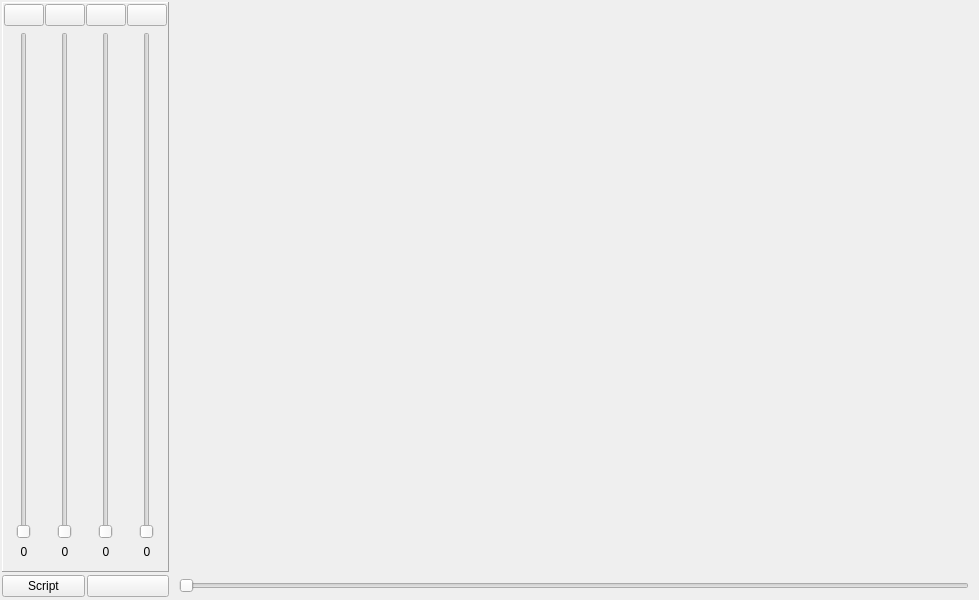
<?xml version="1.0" encoding="UTF-8"?>
<ui version="4.0">
 <class>main_window</class>
 <widget class="QMainWindow" name="main_window">
  <property name="geometry">
   <rect>
    <x>0</x>
    <y>0</y>
    <width>979</width>
    <height>600</height>
   </rect>
  </property>
  <property name="windowTitle">
   <string>Video filter scripter</string>
  </property>
  <widget class="QWidget" name="centralwidget">
   <layout class="QGridLayout" name="gridLayout_2">
    <property name="leftMargin">
     <number>2</number>
    </property>
    <property name="topMargin">
     <number>2</number>
    </property>
    <property name="rightMargin">
     <number>2</number>
    </property>
    <property name="bottomMargin">
     <number>2</number>
    </property>
    <property name="spacing">
     <number>2</number>
    </property>
    <item row="0" column="0">
     <widget class="QFrame" name="frm_adjustments">
      <property name="frameShape">
       <enum>QFrame::Panel</enum>
      </property>
      <property name="frameShadow">
       <enum>QFrame::Raised</enum>
      </property>
      <layout class="QGridLayout" name="gridLayout">
       <property name="leftMargin">
        <number>1</number>
       </property>
       <property name="topMargin">
        <number>1</number>
       </property>
       <property name="rightMargin">
        <number>1</number>
       </property>
       <property name="bottomMargin">
        <number>12</number>
       </property>
       <property name="horizontalSpacing">
        <number>1</number>
       </property>
       <property name="verticalSpacing">
        <number>6</number>
       </property>
       <item row="0" column="0">
        <widget class="QPushButton" name="b_brightness">
         <property name="sizePolicy">
          <sizepolicy hsizetype="Preferred" vsizetype="Fixed">
           <horstretch>0</horstretch>
           <verstretch>0</verstretch>
          </sizepolicy>
         </property>
         <property name="maximumSize">
          <size>
           <width>44</width>
           <height>16777215</height>
          </size>
         </property>
         <property name="toolTip">
          <string>Brightness - click to reset to the default</string>
         </property>
        </widget>
       </item>
       <item row="0" column="1">
        <widget class="QPushButton" name="b_contrast">
         <property name="sizePolicy">
          <sizepolicy hsizetype="Preferred" vsizetype="Fixed">
           <horstretch>0</horstretch>
           <verstretch>0</verstretch>
          </sizepolicy>
         </property>
         <property name="maximumSize">
          <size>
           <width>44</width>
           <height>16777215</height>
          </size>
         </property>
         <property name="toolTip">
          <string>Contrast - click to reset to the default</string>
         </property>
        </widget>
       </item>
       <item row="0" column="2">
        <widget class="QPushButton" name="b_saturation">
         <property name="sizePolicy">
          <sizepolicy hsizetype="Preferred" vsizetype="Fixed">
           <horstretch>0</horstretch>
           <verstretch>0</verstretch>
          </sizepolicy>
         </property>
         <property name="maximumSize">
          <size>
           <width>44</width>
           <height>16777215</height>
          </size>
         </property>
         <property name="toolTip">
          <string>Saturation - click to reset to the default</string>
         </property>
        </widget>
       </item>
       <item row="0" column="3">
        <widget class="QPushButton" name="b_gamma">
         <property name="sizePolicy">
          <sizepolicy hsizetype="Preferred" vsizetype="Fixed">
           <horstretch>0</horstretch>
           <verstretch>0</verstretch>
          </sizepolicy>
         </property>
         <property name="maximumSize">
          <size>
           <width>44</width>
           <height>16777215</height>
          </size>
         </property>
         <property name="toolTip">
          <string>Gamma - click to reset to the default</string>
         </property>
        </widget>
       </item>
       <item row="1" column="0">
        <widget class="QSlider" name="sld_brightness">
         <property name="sizePolicy">
          <sizepolicy hsizetype="Minimum" vsizetype="Expanding">
           <horstretch>0</horstretch>
           <verstretch>100</verstretch>
          </sizepolicy>
         </property>
         <property name="orientation">
          <enum>Qt::Vertical</enum>
         </property>
        </widget>
       </item>
       <item row="1" column="1">
        <widget class="QSlider" name="sld_contrast">
         <property name="sizePolicy">
          <sizepolicy hsizetype="Minimum" vsizetype="Expanding">
           <horstretch>0</horstretch>
           <verstretch>100</verstretch>
          </sizepolicy>
         </property>
         <property name="orientation">
          <enum>Qt::Vertical</enum>
         </property>
        </widget>
       </item>
       <item row="1" column="2">
        <widget class="QSlider" name="sld_saturation">
         <property name="sizePolicy">
          <sizepolicy hsizetype="Minimum" vsizetype="Expanding">
           <horstretch>0</horstretch>
           <verstretch>100</verstretch>
          </sizepolicy>
         </property>
         <property name="orientation">
          <enum>Qt::Vertical</enum>
         </property>
        </widget>
       </item>
       <item row="1" column="3">
        <widget class="QSlider" name="sld_gamma">
         <property name="sizePolicy">
          <sizepolicy hsizetype="Minimum" vsizetype="Expanding">
           <horstretch>0</horstretch>
           <verstretch>100</verstretch>
          </sizepolicy>
         </property>
         <property name="orientation">
          <enum>Qt::Vertical</enum>
         </property>
        </widget>
       </item>
       <item row="2" column="0">
        <widget class="QLabel" name="l_brightness">
         <property name="sizePolicy">
          <sizepolicy hsizetype="Minimum" vsizetype="Preferred">
           <horstretch>0</horstretch>
           <verstretch>0</verstretch>
          </sizepolicy>
         </property>
         <property name="palette">
          <palette>
           <active>
            <colorrole role="Base">
             <brush brushstyle="SolidPattern">
              <color alpha="255">
               <red>255</red>
               <green>255</green>
               <blue>255</blue>
              </color>
             </brush>
            </colorrole>
            <colorrole role="Window">
             <brush brushstyle="SolidPattern">
              <color alpha="255">
               <red>255</red>
               <green>255</green>
               <blue>255</blue>
              </color>
             </brush>
            </colorrole>
           </active>
           <inactive>
            <colorrole role="Base">
             <brush brushstyle="SolidPattern">
              <color alpha="255">
               <red>255</red>
               <green>255</green>
               <blue>255</blue>
              </color>
             </brush>
            </colorrole>
            <colorrole role="Window">
             <brush brushstyle="SolidPattern">
              <color alpha="255">
               <red>255</red>
               <green>255</green>
               <blue>255</blue>
              </color>
             </brush>
            </colorrole>
           </inactive>
           <disabled>
            <colorrole role="Base">
             <brush brushstyle="SolidPattern">
              <color alpha="255">
               <red>255</red>
               <green>255</green>
               <blue>255</blue>
              </color>
             </brush>
            </colorrole>
            <colorrole role="Window">
             <brush brushstyle="SolidPattern">
              <color alpha="255">
               <red>255</red>
               <green>255</green>
               <blue>255</blue>
              </color>
             </brush>
            </colorrole>
           </disabled>
          </palette>
         </property>
         <property name="text">
          <string>0</string>
         </property>
         <property name="alignment">
          <set>Qt::AlignCenter</set>
         </property>
        </widget>
       </item>
       <item row="2" column="1">
        <widget class="QLabel" name="l_contrast">
         <property name="sizePolicy">
          <sizepolicy hsizetype="Minimum" vsizetype="Preferred">
           <horstretch>0</horstretch>
           <verstretch>0</verstretch>
          </sizepolicy>
         </property>
         <property name="palette">
          <palette>
           <active>
            <colorrole role="Base">
             <brush brushstyle="SolidPattern">
              <color alpha="255">
               <red>255</red>
               <green>255</green>
               <blue>255</blue>
              </color>
             </brush>
            </colorrole>
            <colorrole role="Window">
             <brush brushstyle="SolidPattern">
              <color alpha="255">
               <red>255</red>
               <green>255</green>
               <blue>255</blue>
              </color>
             </brush>
            </colorrole>
           </active>
           <inactive>
            <colorrole role="Base">
             <brush brushstyle="SolidPattern">
              <color alpha="255">
               <red>255</red>
               <green>255</green>
               <blue>255</blue>
              </color>
             </brush>
            </colorrole>
            <colorrole role="Window">
             <brush brushstyle="SolidPattern">
              <color alpha="255">
               <red>255</red>
               <green>255</green>
               <blue>255</blue>
              </color>
             </brush>
            </colorrole>
           </inactive>
           <disabled>
            <colorrole role="Base">
             <brush brushstyle="SolidPattern">
              <color alpha="255">
               <red>255</red>
               <green>255</green>
               <blue>255</blue>
              </color>
             </brush>
            </colorrole>
            <colorrole role="Window">
             <brush brushstyle="SolidPattern">
              <color alpha="255">
               <red>255</red>
               <green>255</green>
               <blue>255</blue>
              </color>
             </brush>
            </colorrole>
           </disabled>
          </palette>
         </property>
         <property name="text">
          <string>0</string>
         </property>
         <property name="alignment">
          <set>Qt::AlignCenter</set>
         </property>
        </widget>
       </item>
       <item row="2" column="2">
        <widget class="QLabel" name="l_saturation">
         <property name="sizePolicy">
          <sizepolicy hsizetype="Minimum" vsizetype="Preferred">
           <horstretch>0</horstretch>
           <verstretch>0</verstretch>
          </sizepolicy>
         </property>
         <property name="palette">
          <palette>
           <active>
            <colorrole role="Base">
             <brush brushstyle="SolidPattern">
              <color alpha="255">
               <red>255</red>
               <green>255</green>
               <blue>255</blue>
              </color>
             </brush>
            </colorrole>
            <colorrole role="Window">
             <brush brushstyle="SolidPattern">
              <color alpha="255">
               <red>255</red>
               <green>255</green>
               <blue>255</blue>
              </color>
             </brush>
            </colorrole>
           </active>
           <inactive>
            <colorrole role="Base">
             <brush brushstyle="SolidPattern">
              <color alpha="255">
               <red>255</red>
               <green>255</green>
               <blue>255</blue>
              </color>
             </brush>
            </colorrole>
            <colorrole role="Window">
             <brush brushstyle="SolidPattern">
              <color alpha="255">
               <red>255</red>
               <green>255</green>
               <blue>255</blue>
              </color>
             </brush>
            </colorrole>
           </inactive>
           <disabled>
            <colorrole role="Base">
             <brush brushstyle="SolidPattern">
              <color alpha="255">
               <red>255</red>
               <green>255</green>
               <blue>255</blue>
              </color>
             </brush>
            </colorrole>
            <colorrole role="Window">
             <brush brushstyle="SolidPattern">
              <color alpha="255">
               <red>255</red>
               <green>255</green>
               <blue>255</blue>
              </color>
             </brush>
            </colorrole>
           </disabled>
          </palette>
         </property>
         <property name="text">
          <string>0</string>
         </property>
         <property name="alignment">
          <set>Qt::AlignCenter</set>
         </property>
        </widget>
       </item>
       <item row="2" column="3">
        <widget class="QLabel" name="l_gamma">
         <property name="sizePolicy">
          <sizepolicy hsizetype="Minimum" vsizetype="Preferred">
           <horstretch>0</horstretch>
           <verstretch>0</verstretch>
          </sizepolicy>
         </property>
         <property name="palette">
          <palette>
           <active>
            <colorrole role="Base">
             <brush brushstyle="SolidPattern">
              <color alpha="255">
               <red>255</red>
               <green>255</green>
               <blue>255</blue>
              </color>
             </brush>
            </colorrole>
            <colorrole role="Window">
             <brush brushstyle="SolidPattern">
              <color alpha="255">
               <red>255</red>
               <green>255</green>
               <blue>255</blue>
              </color>
             </brush>
            </colorrole>
           </active>
           <inactive>
            <colorrole role="Base">
             <brush brushstyle="SolidPattern">
              <color alpha="255">
               <red>255</red>
               <green>255</green>
               <blue>255</blue>
              </color>
             </brush>
            </colorrole>
            <colorrole role="Window">
             <brush brushstyle="SolidPattern">
              <color alpha="255">
               <red>255</red>
               <green>255</green>
               <blue>255</blue>
              </color>
             </brush>
            </colorrole>
           </inactive>
           <disabled>
            <colorrole role="Base">
             <brush brushstyle="SolidPattern">
              <color alpha="255">
               <red>255</red>
               <green>255</green>
               <blue>255</blue>
              </color>
             </brush>
            </colorrole>
            <colorrole role="Window">
             <brush brushstyle="SolidPattern">
              <color alpha="255">
               <red>255</red>
               <green>255</green>
               <blue>255</blue>
              </color>
             </brush>
            </colorrole>
           </disabled>
          </palette>
         </property>
         <property name="text">
          <string>0</string>
         </property>
         <property name="alignment">
          <set>Qt::AlignCenter</set>
         </property>
        </widget>
       </item>
      </layout>
     </widget>
    </item>
    <item row="0" column="1">
     <widget class="QFrame" name="frm_video">
      <property name="sizePolicy">
       <sizepolicy hsizetype="Preferred" vsizetype="Preferred">
        <horstretch>100</horstretch>
        <verstretch>100</verstretch>
       </sizepolicy>
      </property>
      <property name="frameShape">
       <enum>QFrame::NoFrame</enum>
      </property>
     </widget>
    </item>
    <item row="1" column="0">
     <layout class="QHBoxLayout" name="horizontalLayout">
      <item>
       <widget class="QPushButton" name="b_okay">
        <property name="text">
         <string>Script</string>
        </property>
       </widget>
      </item>
      <item>
       <widget class="QPushButton" name="b_play">
        <property name="text">
         <string/>
        </property>
        <property name="icon">
         <iconset theme="media-playback-pause">
          <normaloff>../../../../.designer/backup</normaloff>../../../../.designer/backup</iconset>
        </property>
        <property name="checkable">
         <bool>true</bool>
        </property>
       </widget>
      </item>
     </layout>
    </item>
    <item row="1" column="1">
     <layout class="QHBoxLayout" name="horizontalLayout_2">
      <item>
       <spacer name="horizontalSpacer">
        <property name="orientation">
         <enum>Qt::Horizontal</enum>
        </property>
        <property name="sizeType">
         <enum>QSizePolicy::Fixed</enum>
        </property>
        <property name="sizeHint" stdset="0">
         <size>
          <width>8</width>
          <height>20</height>
         </size>
        </property>
       </spacer>
      </item>
      <item>
       <widget class="QSlider" name="sld_position">
        <property name="sizePolicy">
         <sizepolicy hsizetype="Expanding" vsizetype="Minimum">
          <horstretch>0</horstretch>
          <verstretch>0</verstretch>
         </sizepolicy>
        </property>
        <property name="minimumSize">
         <size>
          <width>0</width>
          <height>24</height>
         </size>
        </property>
        <property name="maximum">
         <number>999</number>
        </property>
        <property name="orientation">
         <enum>Qt::Horizontal</enum>
        </property>
       </widget>
      </item>
      <item>
       <spacer name="horizontalSpacer_2">
        <property name="orientation">
         <enum>Qt::Horizontal</enum>
        </property>
        <property name="sizeType">
         <enum>QSizePolicy::Fixed</enum>
        </property>
        <property name="sizeHint" stdset="0">
         <size>
          <width>8</width>
          <height>20</height>
         </size>
        </property>
       </spacer>
      </item>
     </layout>
    </item>
   </layout>
  </widget>
  <widget class="QMenuBar" name="menubar">
   <property name="geometry">
    <rect>
     <x>0</x>
     <y>0</y>
     <width>979</width>
     <height>22</height>
    </rect>
   </property>
  </widget>
 </widget>
 <resources/>
 <connections/>
</ui>
